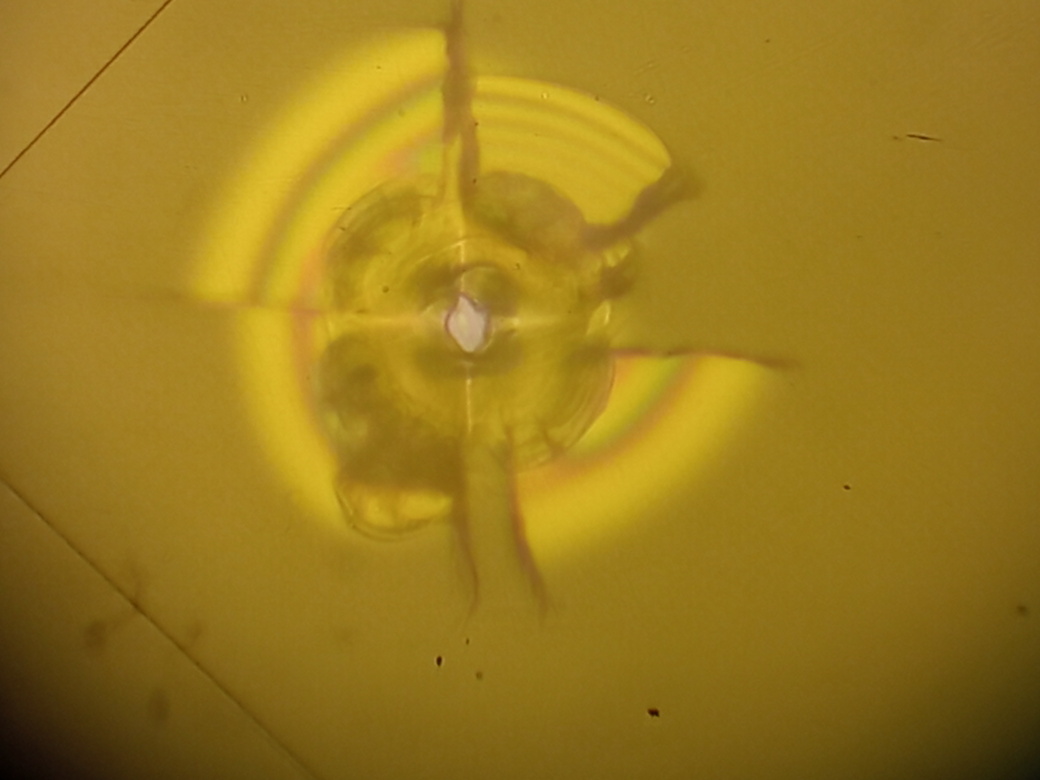
#> input picture PoSi/41_50gramm.jpg, 4160 x 3120 px (shown at 1/4 size)
$ python PoSiVS41_50gramm.py
#> lines starting #> are read from the running program, lines starting #| are printed output that depends on the picture
import matplotlib.pyplot as plt

from tkinter import Image
from PIL import Image
from pyparsing import line_end
from skimage.draw import line

from skimage.color import rgb2gray
from skimage.filters import gaussian
from skimage.segmentation import active_contour
from skimage.measure import find_contours, approximate_polygon
from skimage import color, morphology
import numpy as np

# Local path to file
original_image = Image.open("PoSi/41_50gramm.jpg")
#> original_image is the input picture: PIL image 4160x3120 RGB; mean R, G, B 154.4, 122.9, 29.7
original_image_1 = Image.open("PoSi/PoSi.jpg")
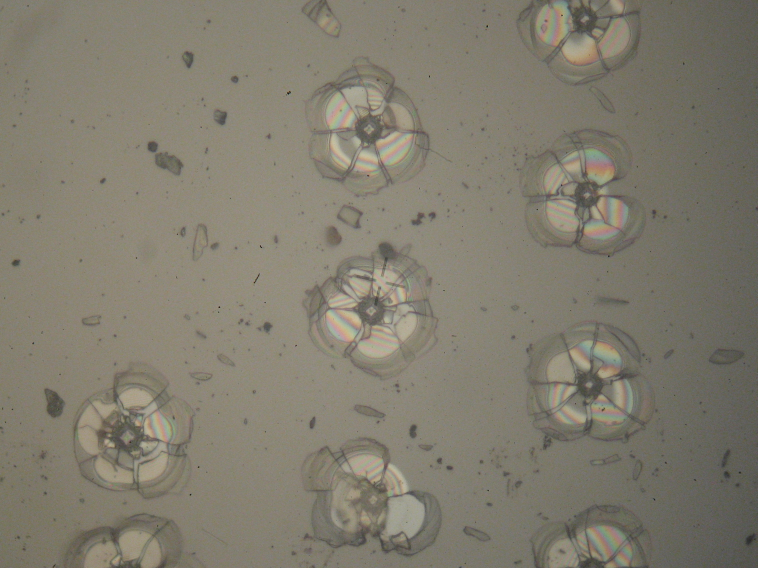
#> input picture PoSi/PoSi.jpg, 2272 x 1704 px (shown at 1/3 size)
#> original_image_1 is the input picture: PIL image 2272x1704 RGB; mean R, G, B 129.3, 124.6, 110.7

# im.convert('L')
im_array = np.array(original_image)
im1_array = np.array(original_image_1)

# Image saved in numPy array
npImage = Image.fromarray(im_array, 'RGB')
npImage1 = Image.fromarray(im1_array, 'RGB')

# Grayscaling and comparison of original image in MatPlot Lib
grayscale_image = rgb2gray(original_image)
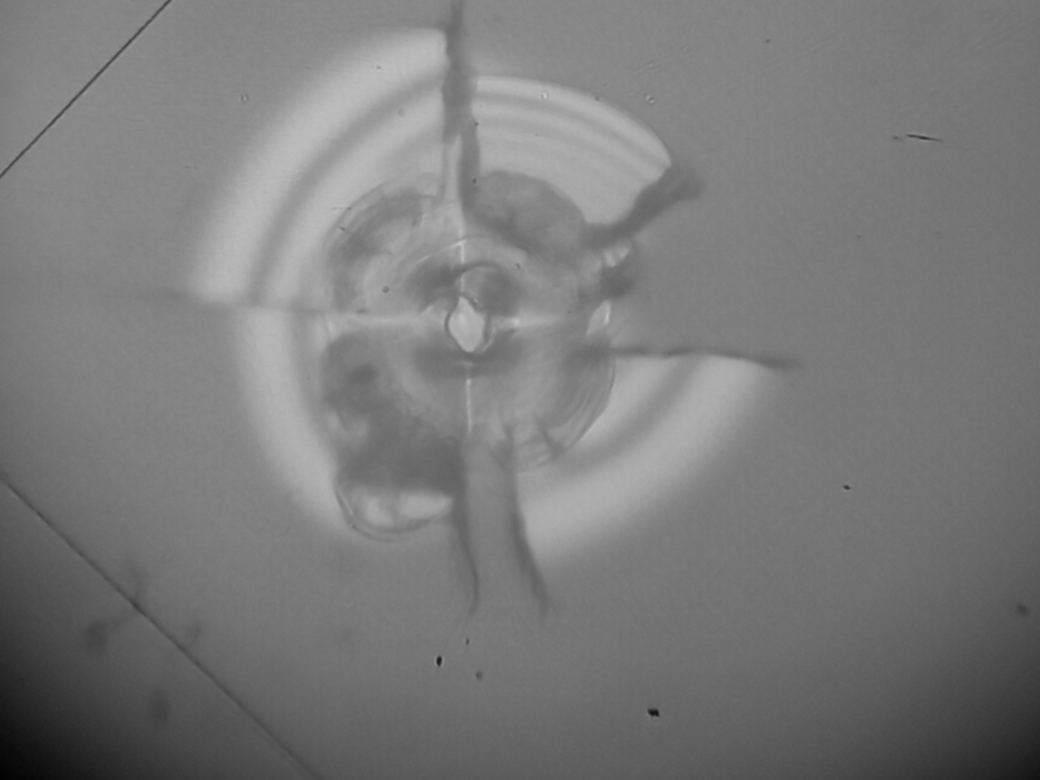
#> grayscale_image: shape (3120, 4160) float64 (shown at 1/4 size); min 0.000833, max 0.816, mean 0.482
grayscale_image_1 = rgb2gray(original_image_1)
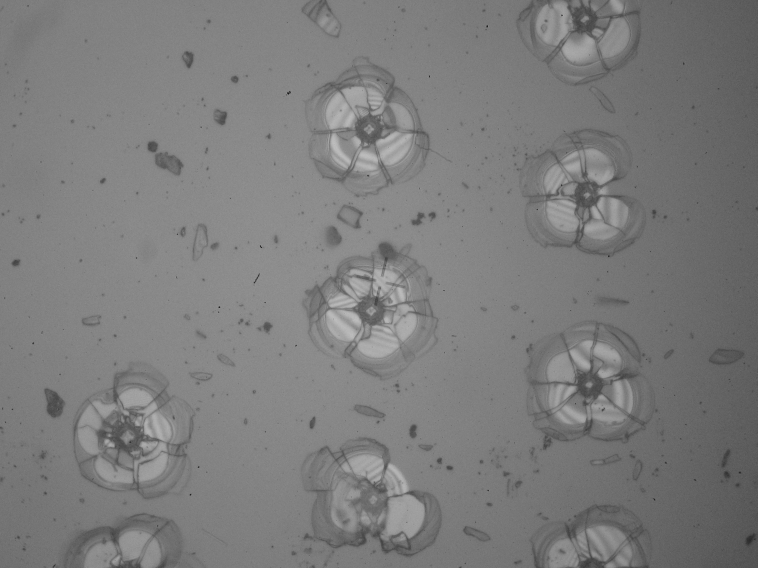
#> grayscale_image_1: shape (1704, 2272) float64 (shown at 1/3 size); min 0.00614, max 0.775, mean 0.489

# Showing made changes on Plot and comparing with Original
fig, axes = plt.subplots(1, 2, figsize=(8, 4))
ax = axes.ravel()

# Show conturus on picture
footprint = morphology.disk(2)
res = morphology.white_tophat(grayscale_image,footprint)
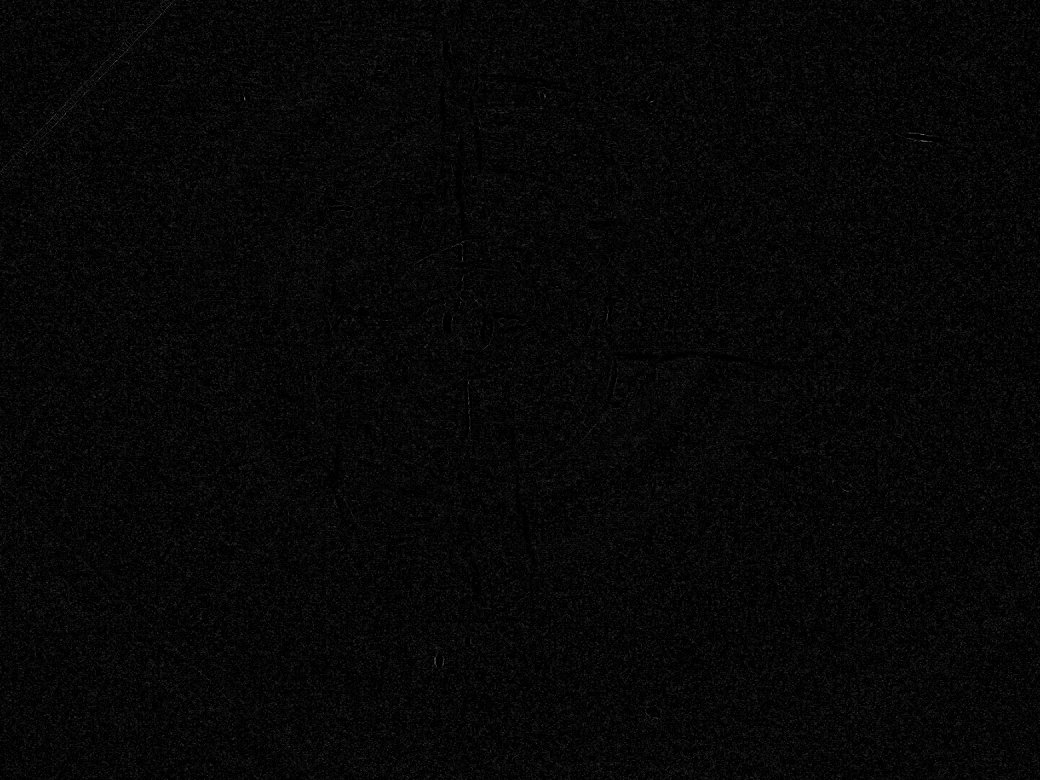
#> res: shape (3120, 4160) float64 (shown at 1/4 size); min 0, max 0.0275, mean 0.000728; drawn with min black and max white

contours = find_contours(grayscale_image - res, fully_connected='low')
#> contours = 620 point arrays, longest 16371 points
for contour in contours:
    ax[1].plot(contour[:, 1], contour[:, 0], linewidth = 1)
#> this loop made 620 passes
#> contour on pass 46: [[1990.6, 4159], [1991, 4158.6], [1991.4, 4159]]

footprint_1 = morphology.disk(2)
res_1 = morphology.white_tophat(grayscale_image_1,footprint_1)

ax[1].imshow(grayscale_image - res, cmap=plt.cm.gray)
ax[0].imshow(grayscale_image_1 - res_1, cmap=plt.cm.gray)

ax[0].set_xticks([]), ax[0].set_yticks([])
ax[1].set_xticks([]), ax[1].set_yticks([])

ax[1].axis([0, grayscale_image.shape[1], grayscale_image.shape[0], 0])

ax[1].set_title("№41 50 gramm pressure")
ax[0].set_title("PolySi")

# Drawing square
coordinates = np.array(
    [line(1677, 1279, 1850, 1125),
    line(1850, 1125, 2025, 1280),
    line(2025, 1280, 1850, 1460),
    line(1850, 1460, 1677, 1279)],
    dtype=list)

for i in range(len(coordinates)):
    rr, cc = coordinates[i]
    line_draw = np.array([rr,cc]).T
    ax[1].plot(line_draw[:, 0],line_draw[:, 1],'--b',lw=1)

coordinates_1 = np.array(
    [line(1769, 1191, 1727, 1154),
    line(1727, 1154, 1769, 1116),
    line(1769, 1116, 1812, 1154),
    line(1812, 1154, 1769, 1191)],
    dtype=list)


for i in range(len(coordinates_1)):
    rr_1, cc_1 = coordinates_1[i]
    line_draw_1 = np.array([rr_1,cc_1]).T
    ax[0].plot(line_draw_1[:, 0],line_draw_1[:, 1],'--w',lw=1)

contours_1 = find_contours(grayscale_image_1 - res_1, fully_connected='low')
#> contours_1 = 4771 point arrays, longest 7774 points
for contour in contours_1:
    ax[0].plot(contour[:, 1], contour[:, 0], linewidth = 3)
#> this loop made 4771 passes
#> contour on passes 11, 14: [[0, 2003.4], [0.507, 2004], [0, 2004.5]], [[0, 2048.7], [0.33, 2049], [0, 2049.5]]

fig.tight_layout()
plt.show()
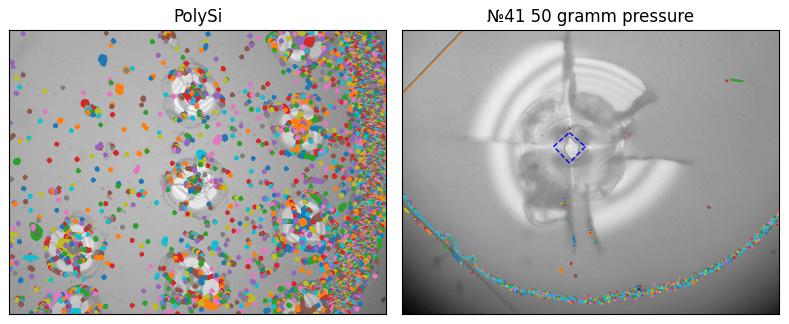
#> figure drawn by matplotlib, 2 panels

# npImage.save('/home/ububntu/Desktop/Diploma/squrePatterns/image_test.png')
